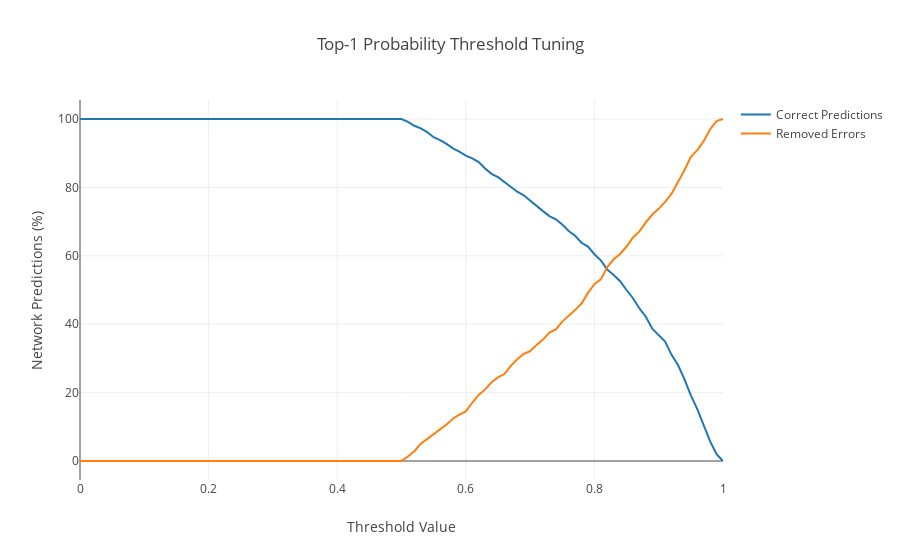

The cell this chart's notebook holds for it:
### Markdown cell above
Effect on the number of correct predictions detected, error predictions removed when thresholding on probability. 
It is equivalent of only accepting prediction if the top-1 probability is > than the threshold:

### Code cell
# Threholds from 0 to 1, taking steps of 0.01
import numpy as np
threshold = np.arange(0, 1.01, 0.01)
correct_list, errors_list, n_correct, n_errors = evaluator.show_threshold_impact(probs, labels, type='probability')
